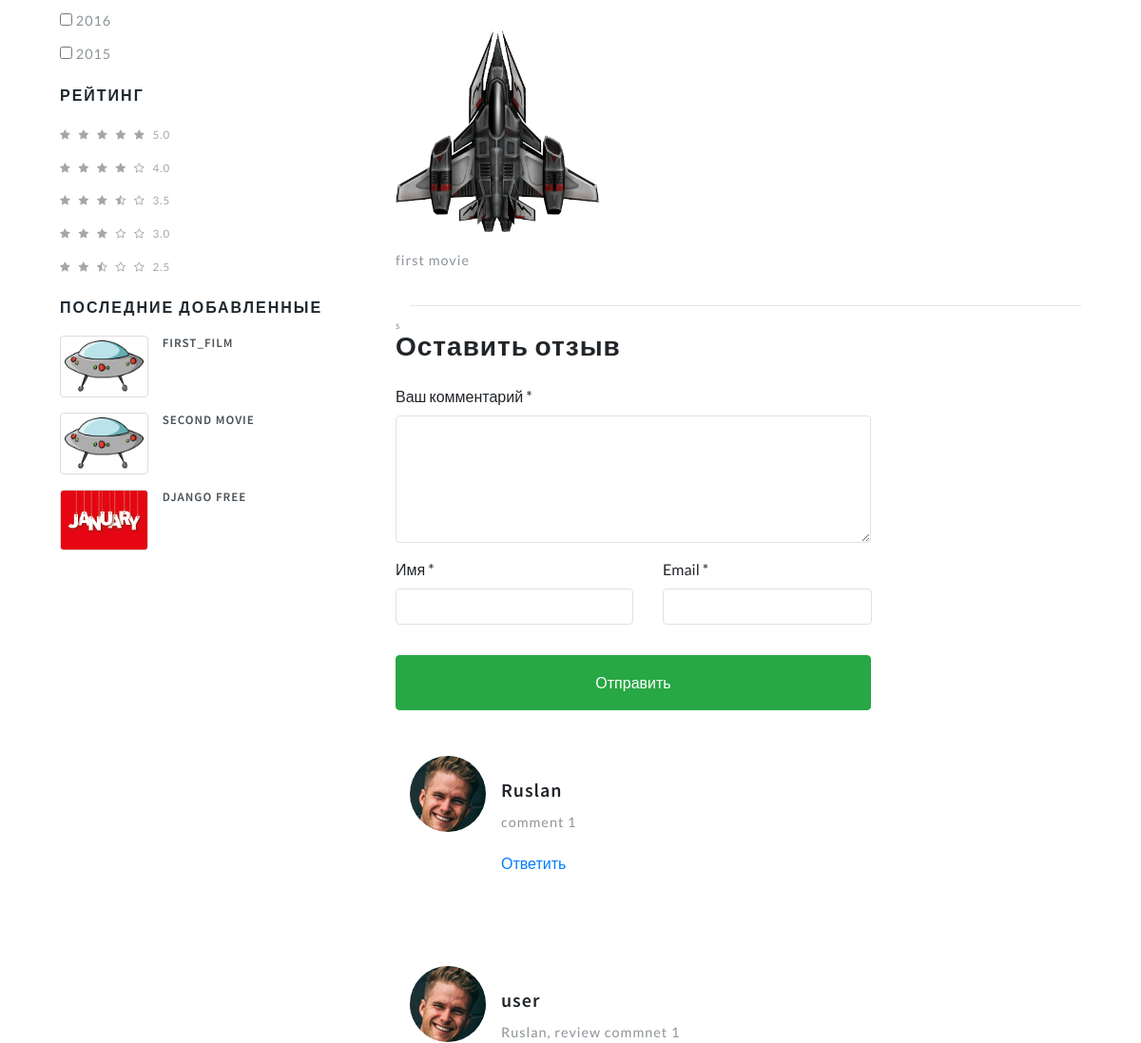
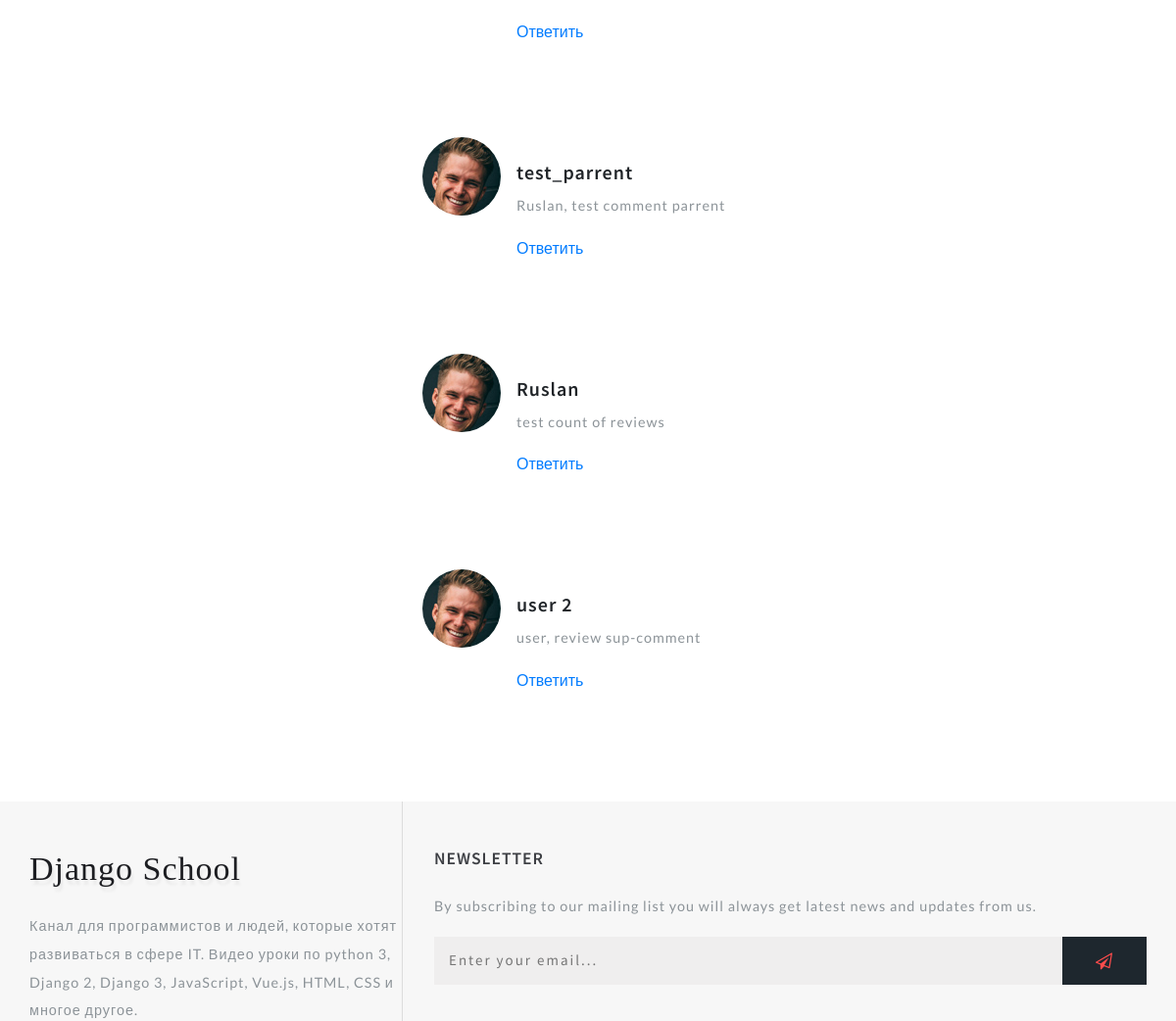
The page /first_movie/ (middle part) on the database as committed earlier (2 pictures, top to bottom).
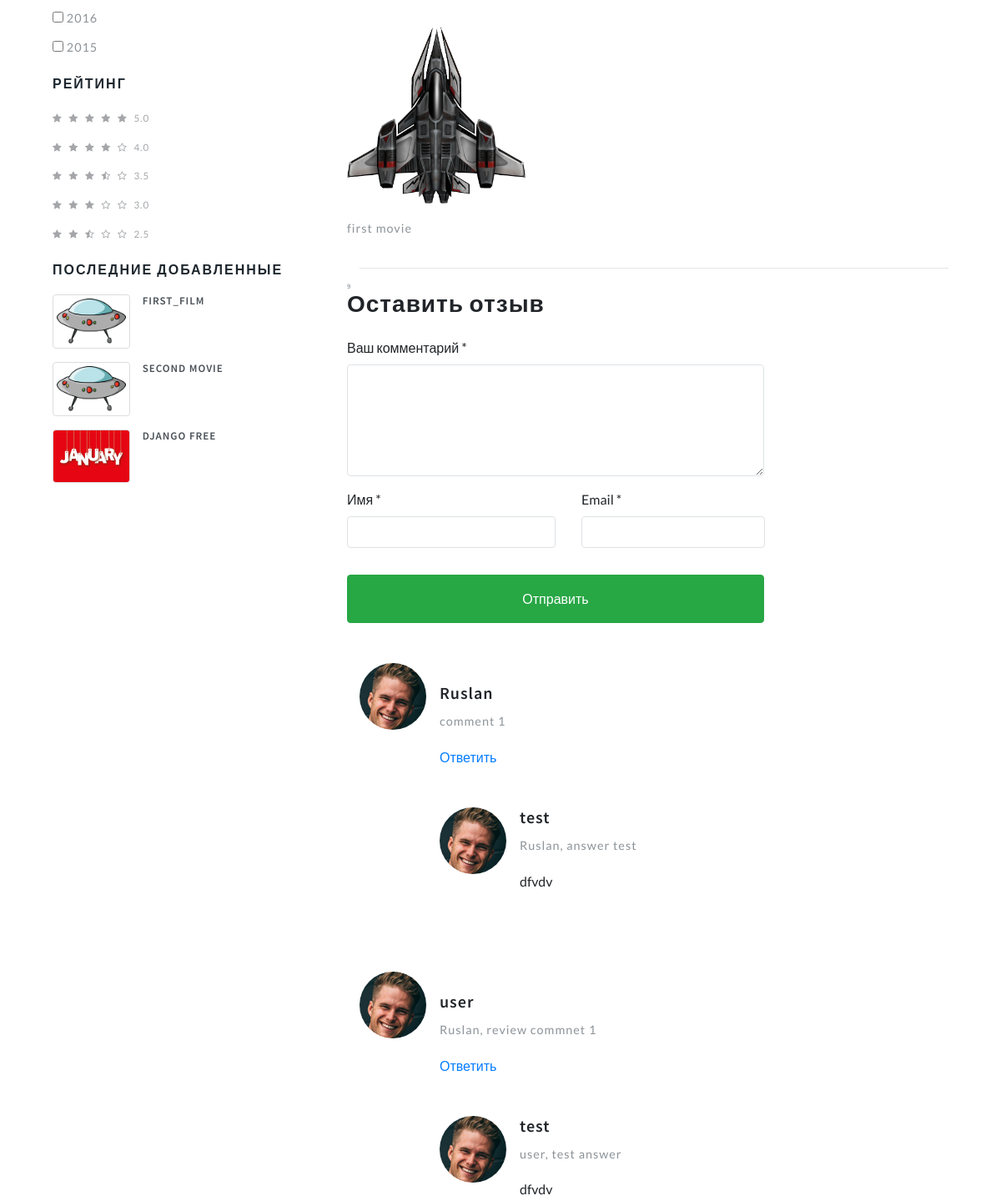
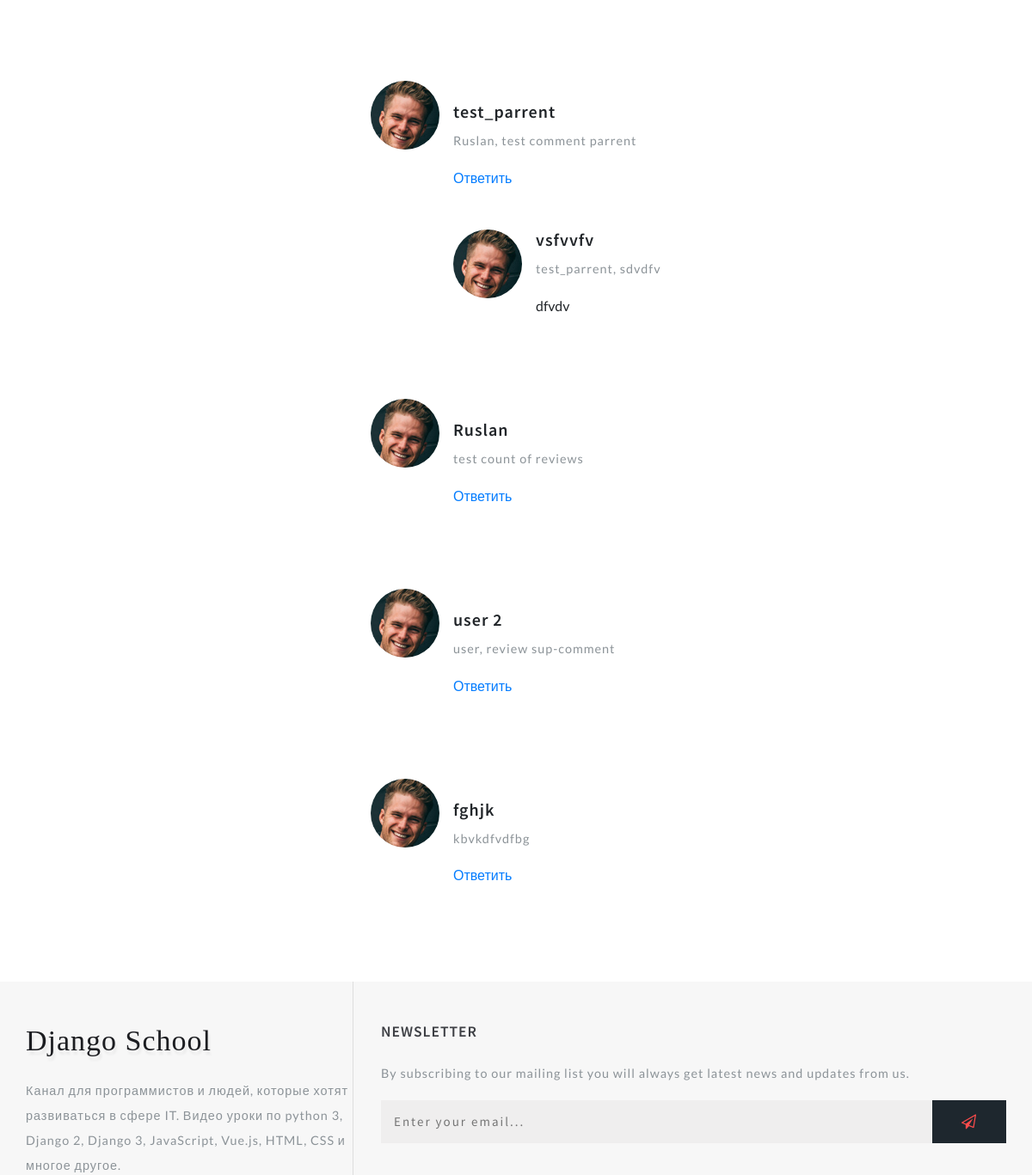
The same page on the database as committed later (2 pictures, top to bottom).
### movies_app/models.py (models this page shows, shortened)
class Movie(models.Model):
    title = models.CharField("Имя", max_length=100)
    tagline = models.CharField("Слоган", max_length=100, default="")
    description = models.TextField("Описание")
    poster = models.ImageField("Постер", upload_to="movies_app")
    year = models.PositiveSmallIntegerField("Год", default=2020)
    country = models.CharField("Страна", max_length=100)
    directors = models.ManyToManyField(Actor, verbose_name="режиссер", related_name="film_director")
    actors = models.ManyToManyField(Actor, verbose_name="актеры", related_name="film_actor")
    genres = models.ManyToManyField(Genre, verbose_name="жанры")
    world_premiere = models.DateField("Премьера в мире", default=date.today)
    budget = models.PositiveIntegerField("Бюджет", default=0, help_text="Указывать сумму в долларах")
    fees_in_usa = models.PositiveIntegerField("Сборы в США", default=0, help_text="Указывать сумму в долларах")
    fees_in_world = models.PositiveIntegerField("Сборы в мире", default=0, help_text="Указывать сумму в долларах")
    category = models.ForeignKey(Category, verbose_name="Категории", max_length=100, on_delete=models.SET_NULL, null=True)
    url = models.SlugField(max_length=160, unique=True)
    draft = models.BooleanField("Черновик", default=False)
    def get_absolute_url(self):
        return reverse('movie_detail', kwargs={'slug': self.url})
    def get_review(self):
        return self.reviews_set.filter(parent__isnull=True)
    class Meta:
        verbose_name = "Фильм"
        verbose_name_plural = "Фильмы"

class MovieShots(models.Model):
    title = models.CharField("Заголовок", max_length=100)
    description = models.TextField("Описание")
    image = models.ImageField("Изображение", upload_to="movie_shots/")
    movie = models.ForeignKey(Movie, verbose_name="Фильм", on_delete=models.CASCADE)
    class Meta:
        verbose_name = "Кадры из фильма"
        verbose_name_plural = "Кадры из фильма"

class Reviews(models.Model):
    email = models.EmailField()
    name = models.CharField("Имя", max_length=100)
    text = models.TextField("Сообщение", max_length=5000)
    parent = models.ForeignKey('self', verbose_name="Родитель", on_delete=models.SET_NULL, blank=True, null=True)
    movie = models.ForeignKey(Movie, verbose_name="Фильм", on_delete=models.CASCADE)
    class Meta:
        verbose_name = "Отзыв"
        verbose_name_plural = "Отзывы"

### movies_app/views.py (the view)
# urls.py: path("<slug:slug>/", views.MovieDetailView.as_view(), name="movie_detail"),
class MovieDetailView(DetailView):
    model = Movie
    slug_field = "url"

### movies_app/models.py (called while the page is built)
    def get_absolute_url(self):
        return reverse('actor_detail', kwargs={'slug': self.name})

### movies_app/templatetags/movie_tag.py (called while the page is built)
@register.simple_tag()
def get_category():
    return Category.objects.all()

@register.inclusion_tag('movies_app/tags/last_movie.html')
def get_last_movies(count=5):
    movies = Movie.objects.order_by("id")[:count]
    return {"last_movies" : movies}

### movies_app/templates/movies_app/movie_detail.html (shortened to what the changed rows need)
{% extends 'movies_app/base.html' %}
{% load static %}
{% block container %}
<div class="container py-md-3">
    {% endblock container %}
    {% block sidebar %}
    <div class="side-bar col-lg-4">
        {% endblock sidebar %}
        {% block movie %}
        <div class="left-ads-display col-lg-8">
            <div class="row sub-para-w3layouts mt-5">
                <p>
                    {% for image in movie.movieshots_set.all %}
                    <img src="{{ image.image.url }}" class="img-movie-shots "
                         alt="{{ image.description }}">
                    {% endfor %}
                </p>
                <p class="editContent">
                    {{ movie.description|safe }}
                </p>
            </div>
            <div class="row">
                <div class="single-form-left">
                    <div class="contact-single">
                        <h3 class="editContent">
                            <span class="sub-tittle editContent">{{ movie.reviews_set.count }}</span>Оставить
                            отзыв</h3>
                    </div>
                </div>
            </div>
            {% for review in movie.get_review %}
            <div class="media py-5">
                <img src="{% static 'images/te2.jpg' %}" class="mr-3 img-fluid" alt="image">
                <div class="media-body mt-4">
                    <h5 class="mt-0 editContent">
                        {{ review.name }}
                    </h5>
                    <p class="mt-2 editContent">
                        {{ review.text }}
                    </p>
                    <a href="#formReview"
                       onclick="addReview('{{ review.name }}', '{{ review.id }}')">Ответить</a>
                    {% for rew in review.reviews_set.all %}
                    <div class="media mt-5 editContent">
                        <a class="pr-3" href="#">
                            <img src="{% static 'images/te2.jpg' %}" class="img-fluid "
                                 alt="image">
                        </a>
                        <div class="media-body">
                            <h5 class="mt-0 editContent">{{ rew.name }}</h5>
                            <p class="mt-2 editContent">{{ rew.text }}</p> dfvdv
                        </div>
                    </div>
                    {% endfor %}
                </div>
            </div>
            {% endfor %}
        </div>
    </div>
    {% endblock movie %}

### movies_app/templates/movies_app/tags/last_movie.html (shortened to what this page needs)
  <div class="deal-leftmk left-side">
        <h3 class="sear-head editContent">Последние добавленные</h3>
        {% for movie in last_movies %}
            <div class="special-sec1 row mt-3 editContent">
                <div class="img-deals col-md-4">
                    <img src="{{ movie.poster }}" class="img-fluid" alt="">
                </div>
                <div class="img-deal1 col-md-4">
                    <h3 class="editContent">{{ movie.title }}</h3>
                </div>
            </div>
        {% endfor %}
    </div>

Rows that differ between the two databases and show on the page:
computed for Movie "FIRST_FILM": reviews_set.count "5" → "9"
added Reviews: name "test", text "Ruslan, answer test", shown under "Ruslan"
added Reviews: name "test", text "user, test answer", shown under "user"
added Reviews: name "vsfvvfv", text "test_parrent, sdvdfv", shown under "test_parrent"
added Reviews: name "fghjk", text "kbvkdfvdfbg", shown under "9Оставить отзыв"
